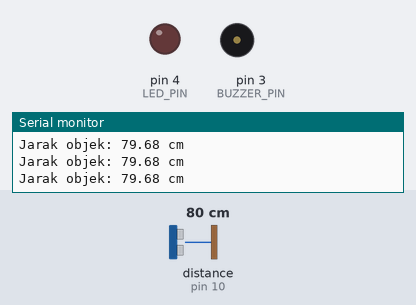
A sketch run on a simulated Arduino Nano, built with avr-gcc and run on an emulated ATmega328P. On the bench: output pins drawn as LEDs (lit = HIGH), buzzer (waves = sounding), the last lines printed to the serial monitor. Wiring (from diagram.json): ultrasonic range finder: trigger pin 9; echo pin 10. Dashed ring = blinking. Inputs (shaded band) come from the test bench; at power-on: distance to the obstacle (sensor on pin 10) 80 cm. The echo pulse lasts 58.3 µs per cm; pins used as bus, display or sensor lines are not drawn.

Above: at 1.2 s.
1.3 s: distance to the obstacle (sensor on pin 10) set to 9 cm
At 1.7 s:
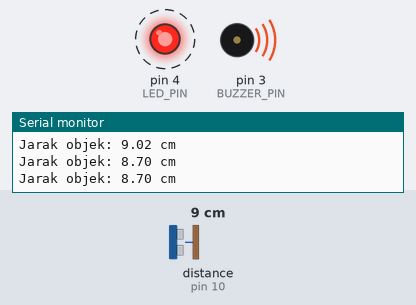
4.3 s: distance to the obstacle (sensor on pin 10) set to 60 cm
At 4.52 s:
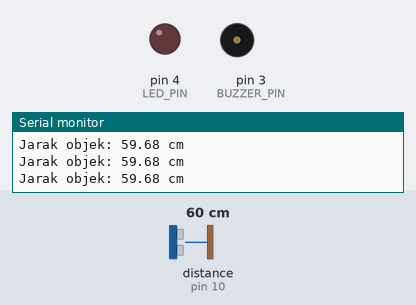
Timing chart, 0 to 13.3 s (numbered marks = the images above; inputs shaded):
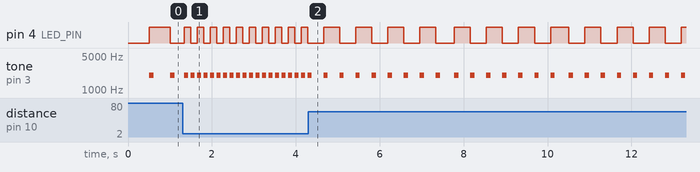

The sketch:

smart-blind-stick.ino
```cpp
#define TRIG_PIN 9
#define ECHO_PIN 10
#define BUZZER_PIN 3
#define LED_PIN 4

// Batas maksimum pendeteksian objek
const int MAX_DISTANCE = 100;

// Variabel pengaturan buzzer
unsigned long previousBeep = 0;

// Variabel pengaturan LED
unsigned long previousLed = 0;
bool ledState = false;

float readDistance() {
  // Mengirimkan sinyal ultrasonik
  digitalWrite(TRIG_PIN, LOW);
  delayMicroseconds(2);

  digitalWrite(TRIG_PIN, HIGH);
  delayMicroseconds(10);
  digitalWrite(TRIG_PIN, LOW);

  // Membaca pantulan ultrasonik
  unsigned long duration = pulseIn(ECHO_PIN, HIGH, 30000UL);

  // Jika tidak ada pantulan
  if (duration == 0) {
    return -1;
  }

  // Menghitung jarak dalam centimeter
  float distance = duration * 0.0343 / 2;

  return distance;
}

void setup() {
  Serial.begin(9600);

  pinMode(TRIG_PIN, OUTPUT);
  pinMode(ECHO_PIN, INPUT);
  pinMode(BUZZER_PIN, OUTPUT);
  pinMode(LED_PIN, OUTPUT);

  digitalWrite(TRIG_PIN, LOW);
  digitalWrite(LED_PIN, LOW);
  noTone(BUZZER_PIN);

  Serial.println("Smart Blind Stick Ready!");
}

void loop() {
  float distance = readDistance();

  // Jika sensor tidak mendapatkan pembacaan valid
  if (distance < 0) {
    noTone(BUZZER_PIN);
    digitalWrite(LED_PIN, LOW);
    ledState = false;

    delay(50);
    return;
  }

  Serial.print("Jarak objek: ");
  Serial.print(distance);
  Serial.println(" cm");

  // Jika objek berada di luar jangkauan
  if (distance > MAX_DISTANCE) {
    noTone(BUZZER_PIN);

    digitalWrite(LED_PIN, LOW);
    ledState = false;
  }
  else {
    // Membatasi jarak agar sesuai dengan rentang 10-100 cm
    int safeDistance = constrain(
      (int)distance,
      10,
      MAX_DISTANCE
    );

    // Semakin dekat objek,
    // semakin pendek interval peringatan
    int warningInterval = map(
      safeDistance,
      100, 10,
      600, 120
    );

    unsigned long currentTime = millis();

    // KONTROL BUZZER
    if (currentTime - previousBeep >= warningInterval) {
      tone(BUZZER_PIN, 2000, 100);
      previousBeep = currentTime;
    }

    // KONTROL LED
    if (currentTime - previousLed >= warningInterval) {
      ledState = !ledState;
      digitalWrite(LED_PIN, ledState);
      previousLed = currentTime;
    }
  }

  delay(50);
}
```

Measured:
- after the input at 1.3 s, pin 4 (LED_PIN): alternates HIGH for 0.15 s and LOW for 0.15 s, starting at once; tone on pin 3 (BUZZER_PIN): alternates 2000 Hz for 0.10 s and silent for 0.05 s, starting at once
- after the input at 4.3 s, pin 4 (LED_PIN): alternates HIGH for 0.38 s and LOW for 0.38 s, starting after 0.36 s; tone on pin 3 (BUZZER_PIN): alternates 2000 Hz for 0.10 s and silent for 0.28 s, starting after 0.36 s
- by itself, tone on pin 3 (BUZZER_PIN): alternates 2000 Hz for 0.10 s and silent for 0.40 s
